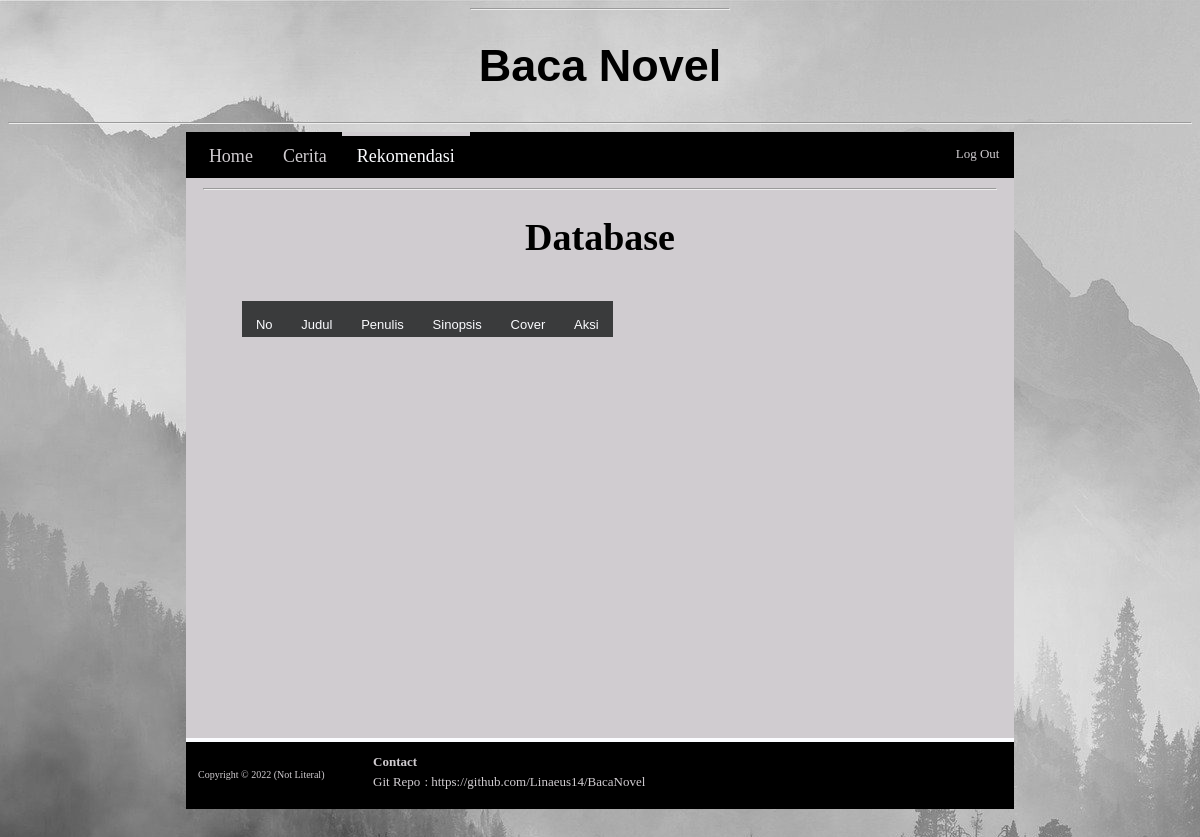
The app's page /nav/rekom.php (signed in), older data.
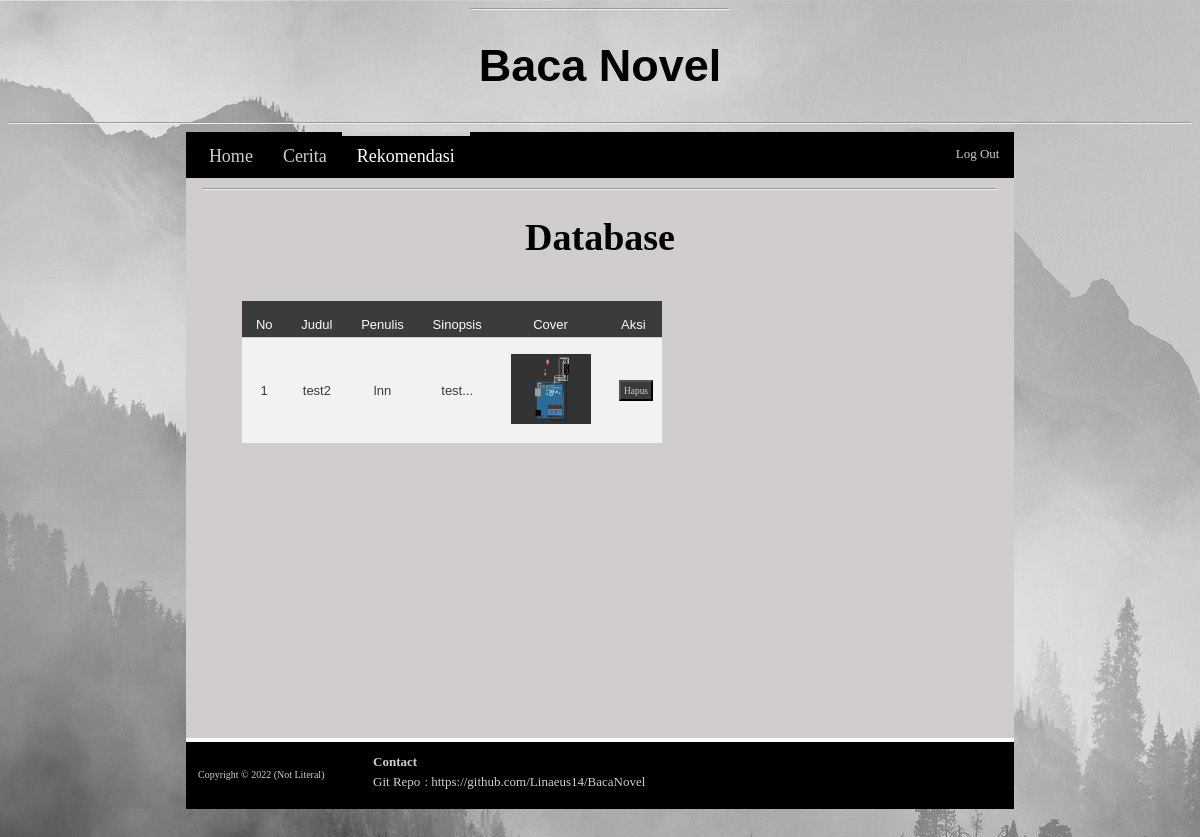
The same page, newer data.
### tables this page shows
CREATE TABLE `rekom` (
  `id` int(4) NOT NULL,
  `story_id` int(4) NOT NULL
);

CREATE TABLE `story` (
  `id` int(4) NOT NULL,
  `judul` varchar(30) NOT NULL,
  `penulis` varchar(30) NOT NULL,
  `sinopsis` text NOT NULL,
  `cerita` longtext NOT NULL,
  `file_id` int(4) NOT NULL
);

CREATE TABLE `files` (
  `id` int(4) NOT NULL,
  `filename` varchar(255) NOT NULL,
  `tanggal_up` varchar(10) NOT NULL
);

### db/tb_r.php (called while the page is built, shortened)
<?php
    if(isset($_GET['key'])){
        $halaman = 5;
        $page = isset($_GET['halaman'])? (int)$_GET["halaman"]:1;
        $mulai = ($page>1) ? ($page * $halaman) - $halaman : 0;
        $key = $_GET['key'];
        $result = mysqli_query(
            $conn,
            "SELECT * FROM rekom
            LEFT JOIN story ON rekom.story_id = story.id
            LEFT JOIN files ON story.file_id = files.id
            WHERE story.judul LIKE '%$key%' OR story.penulis LIKE '%$key%'
            LIMIT $mulai, $halaman"
        );
        $query = mysqli_query(
            $conn,
            "SELECT * FROM rekom
            LEFT JOIN story ON rekom.story_id = story.id
            LEFT JOIN files ON story.file_id = files.id
            WHERE story.judul LIKE '%$key%' OR story.penulis LIKE '%$key%'"
        );
    }
    else{
        $halaman = 5;
        $page = isset($_GET['halaman'])? (int)$_GET["halaman"]:1;
        $mulai = ($page>1) ? ($page * $halaman) - $halaman : 0;
        $result = mysqli_query(
            $conn,
            "SELECT * FROM rekom
            LEFT JOIN story ON rekom.story_id = story.id
            LEFT JOIN files ON story.file_id = files.id
            LIMIT $mulai, $halaman"
        );
    }
    $no =$mulai+1;
    ?>

### nav/rekom.php (the view, shortened to what this page needs)
<?php
    require "../db/conn.php";
    require "../db/tb_r.php";
    require "../php/header.php";
?>
<nav>
    <div class="fnav">
        <a href="../dashboard/admin.php"> Home </a>
    </div>
    <a href="db.php"> Cerita </a>
    <div class="lnav">
        <a href="rekom.php" id="Activenav"> Rekomendasi </a>
    </div>
    <div class="logout">
    <a href="../php/logout.php" id="Logout"> Log Out </a>
    </div>
</nav>
<main>
    <hr>
    <h1> Database </h1>
    <table id=dataview>
        <tr>
            <th> No </th>
            <th> Judul </th>
            <th> Penulis </th>
            <th> Sinopsis </th>
            <th> Cover </th>
            <th> Aksi </th>
        </tr>
        <?php while ($s = mysqli_fetch_assoc($result)) { ?>
            <tr>
                <td> <?php echo $no++ ?> </td>
                <td> <?php echo $s['judul'] ?> </td>
                <td> <?php echo $s['penulis'] ?> </td>
                <td>
                    <div class="sinmo1"> <?php echo substr_replace($s['sinopsis'], "...", 50) ?> </div>
                </td>
                <td> <?php $path = '../file/'.$s['filename']; echo "<img src=$path alt='cover' height='70vh' width='80vw'>" ?> </td>
                <td>
                    <button style="padding: 10%"> <a href="../db/delete_rekom.php?id=<?php echo $s["id"]; ?>" onclick = "return confirm('Konfirmasi Hapus?')"> Hapus </a> </button>
                </td>
            </tr>
        <?php }?>
    </table>
</main>
<?php require "../php/footer.php"?>

### php/header.php (shortened to what this page needs)
<!DOCTYPE html>
<html lang="en">
<head>
    <link rel="stylesheet" href="../style/index.css" />
</head>
<body>
    <header>
        <hr>
        <h1> Baca Novel </h1>
    </header>
    <hr>

### php/footer.php (shortened to what this page needs)
<footer>
        <p> Copyright &copy; 2022 (Not Literal) </p>
        <table id="Foottab">
            <tr>
                <th> Contact </th>
            </tr>
            <tr>
                <td> Git Repo </td>
                <td> <a href="https://github.com/Linaeus14/BacaNovel" target="_blank"> : https://github.com/Linaeus14/BacaNovel  </a></td>
            </tr>
        </table>
    </footer>
</body>
</html>

### style/index.css (style rules this page uses)
body { background-image: url("../img/bg2.jpg"); background-color: #3a3b3c; background-repeat: no-repeat; background-attachment: fixed; color: black; }
header { display: block; width: 100%; }
header h1 { color: black; text-align: center; font-family: 'Franklin Gothic Medium', 'Arial Narrow', Arial, sans-serif; font-size: 28px; font-weight: bold; }
nav { flex-wrap: wrap; position: sticky; width: 100%; background-color: black; overflow: hidden; }
nav a { float: left; margin-top: 4px; color: #d0ccd0; text-decoration: none; text-align: center; padding: 10px 15px; font-family: Georgia, 'Times New Roman', Times, serif; font-size: 13px; }
#Logout { float: right; margin-top: 4px; color: #d0ccd0; text-decoration: none; font-family: Georgia, 'Times New Roman', Times, serif; font-size: 13px; }
.fnav { margin-left: 1%; }
.lnav { margin-right: 1%; }
#Activenav { margin-top: 0; margin-bottom: 1px; border-top: 4px solid #d0ccd0; color: #FBFCFF; }
main { min-height: 70vh; position: relative; background-color: #d0ccd0; padding-left: 1.5%; padding-right: 1.5%; width: 100%; text-align: center; display: fle; justify-content: center; align-items: center; font-size: 13px; overflow: auto; }
main table { position: relative; display: flex; justify-content: center; font-size: 13px; }
main a { margin-top: 1%; color: #3a3b3c; text-decoration: none; font-family: Georgia, 'Times New Roman', Times, serif; font-size: 90%; }
.sinmo1 { display: block; }
#dataview { display: flow-root; margin-left: 3%; margin-right: 3%; font-family: sans-serif; color: #3a3b3c; border-collapse: collapse; border-bottom: #3a3b3c solid 3px; overflow: auto; }
#dataview tr th { background: #3a3b3c; color: #FBFCFF; font-weight: normal; padding-bottom: 5px; }
#dataview, #dataview th, #dataview td { padding: 2vh 1.2vw; text-align: center; border-bottom: #d0ccd0 solid 1px; }
#dataview tr:nth-child(even) { background-color: #f2f2f2; }
#dataview tr:nth-child(odd) { background-color: #f5f5f5; }
#dataview tr td { color: #3a3b3c; font-weight: normal; }
#dataview button { color: #d0ccd0; }
main button { display: inline-block; margin-top: 1%; margin-right: 3%; color: #d0ccd0; background-color: #3a3b3c; text-align: center; padding: 1% 2%; font-family: Georgia, 'Times New Roman', Times, serif; font-size: 80%; text-decoration: none; }
main button a { text-decoration: none; color: #d0ccd0; }
footer { display: block; position: relative; background-color: black; color: #d0ccd0 ; border-top: 4px solid #FBFCFF; height: 100%; margin-bottom: 5%; font-family: Georgia, 'Times New Roman', Times, serif; font-size: 8px; text-align: left; overflow: hidden; }
footer p { text-align: center; padding-top: 2%; padding-left: 1.5%; font-size: 10px; }
footer table { justify-content: left; float: left; padding-top: 1%; padding-left: 5.5%; padding-bottom: 2%; }
footer a { text-decoration: none; color: #d0ccd0; }
* { box-sizing:border-box; }
@media only screen and (min-width: 768px) { header { margin-left: 39%; margin-right: 39%; width: auto; } }
@media only screen and (min-width: 768px) { header h1 { font-size: 45px; } }
@media only screen and (min-width: 768px) { nav { display: block; margin-left: 15%; margin-right: 15%; width: auto; } }
@media only screen and (min-width: 768px) { nav a { font-size: 18px; } }
@media only screen and (min-width: 768px) { main { display: block; margin-left: 15%; margin-right: 15%; width: auto; font-size: 19px; } }
@media only screen and (min-width: 768px) { main table { width: auto; font-size: 16px; } }
@media only screen and (min-width: 768px) { #dataview { display: flow-root; font-size: 13px; overflow-x: auto; } }
@media only screen and (min-width: 768px) { footer { display: block; width: auto; height: auto; margin-left: 15%; margin-right: 15%; font-size: 13px; } }
@media only screen and (min-width: 768px) { footer p { float: left; } }
@media only screen and (min-width: 768px) { * { box-sizing:border-box; } }

Row changes from the older to the newer data that the page shows:
added rekom: story.judul "test2", story.penulis "lnn", story.sinopsis "test...", files.filename (picture)
